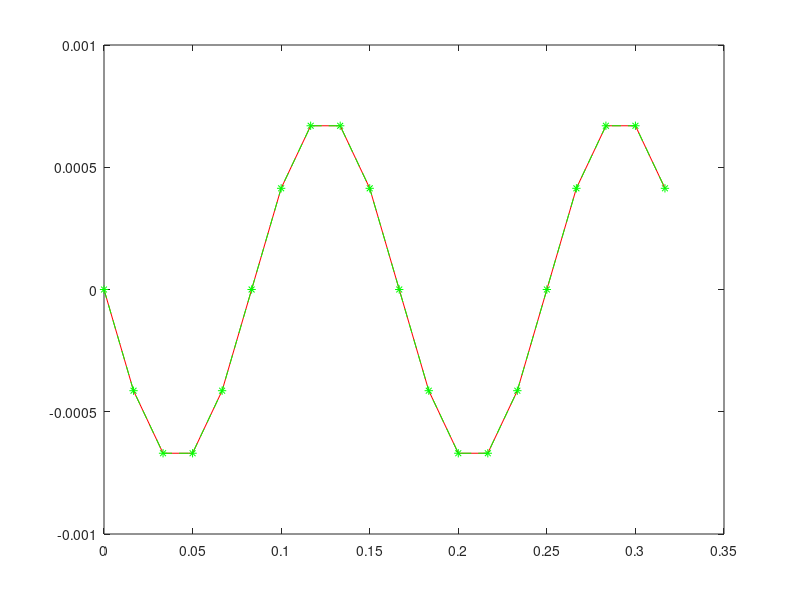

The MATLAB source for this figure:
%dotdot x+x=sin(2*w*t)
clc
clear all
close all
f=3; w=2*pi*f; c=2; T=1/f; N=20;
linewidth=5
t=(0:1:N-1)*T/N;
theta= ((2*pi/((ceil(N/2))))*linspace(ceil(-N/2),ceil(N/2),1));
x = sin(c*w*t); %initial guess (time domain)
X=(fft(x)) %frequency domain
w1 = theta/T;
X2=X./(1-(c^2*w1.^2));
X1=(ifft(X2))
x_theo= (1/(1-c^2*w^2))*sin(c*w*t)
plot(t,X1,'r',t,x_theo,'g*--')
